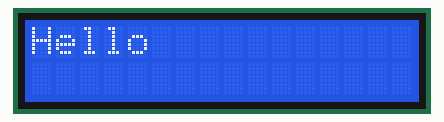
Simulated run of this sketch. Board: Arduino Uno, built with avr-gcc and run on an emulated ATmega328P. Parts: 16×2 character LCD.

Above: at 0.1 s.
At 0.6 s:
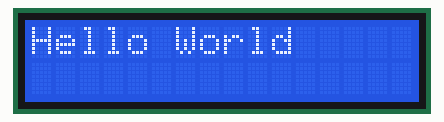

The sketch:

I2C_Protocol.ino
```cpp
#include <Wire.h>
#include <LiquidCrystal_I2C.h>
LiquidCrystal_I2C lcd(0x20, 16, 2);

void setup() {
  lcd.init();
  lcd.backlight();

}

void loop() {
  lcd.setCursor(0, 0);
  lcd.print("Hello");
  delay(500);
  lcd.print(" World");
  delay(500);
  lcd.clear();
  delay(100);
}
```

Measured:
- what the display in image 1 shows lasts 0.5 s, from 0.6 s to 1.1 s
